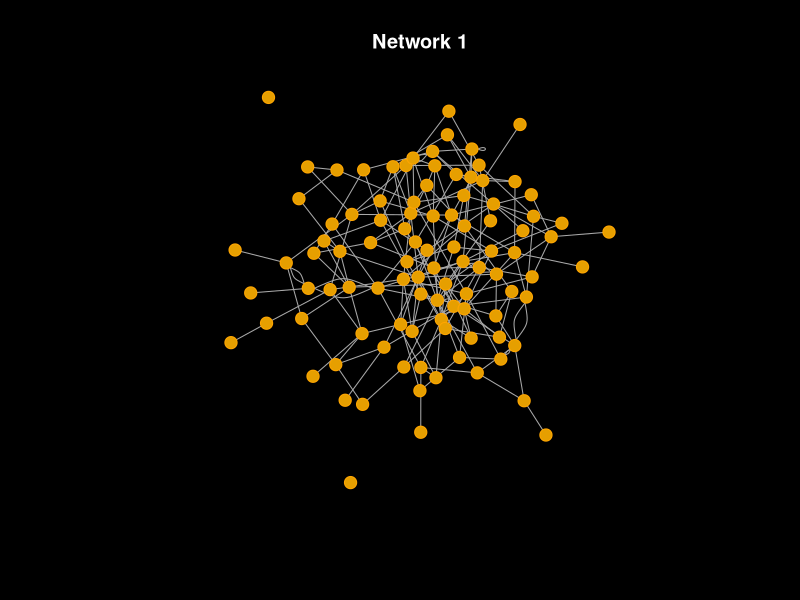
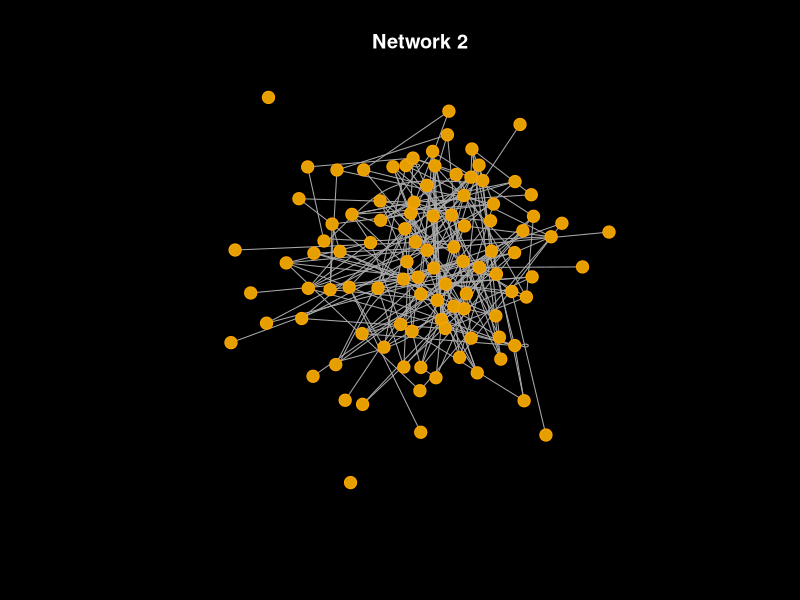
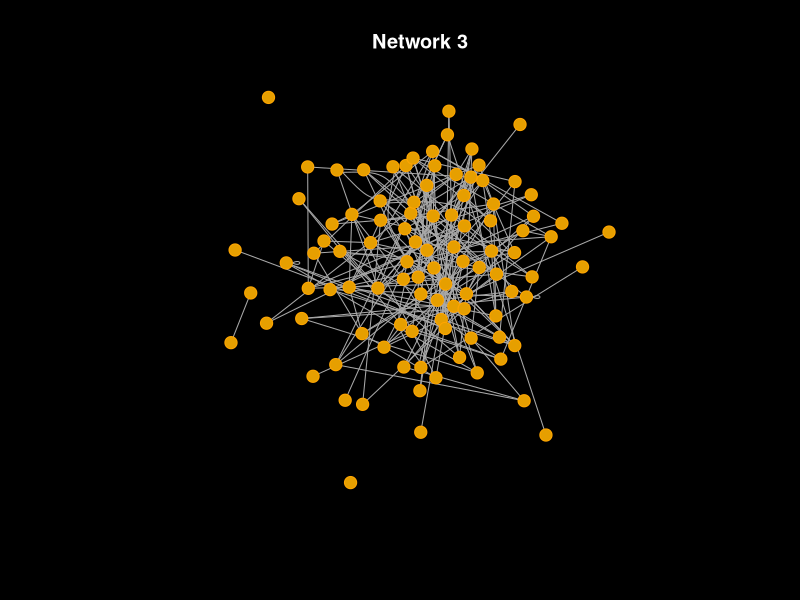
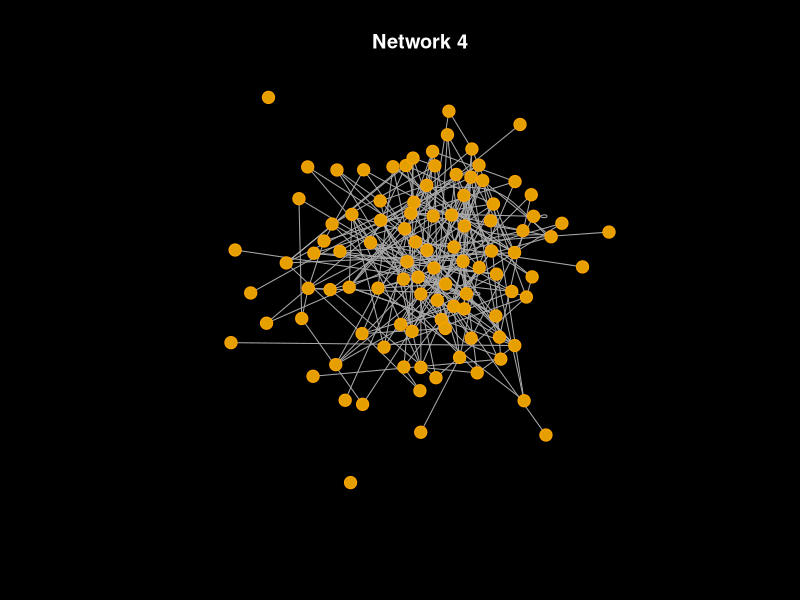
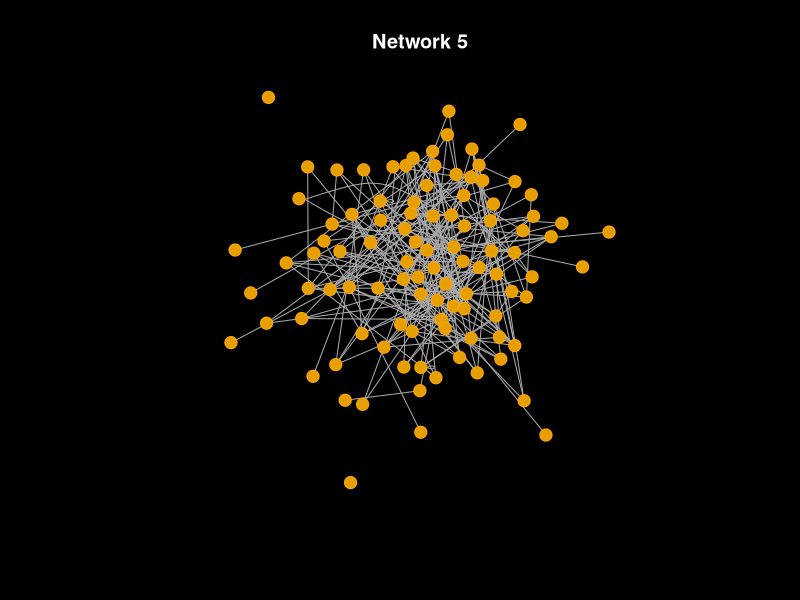
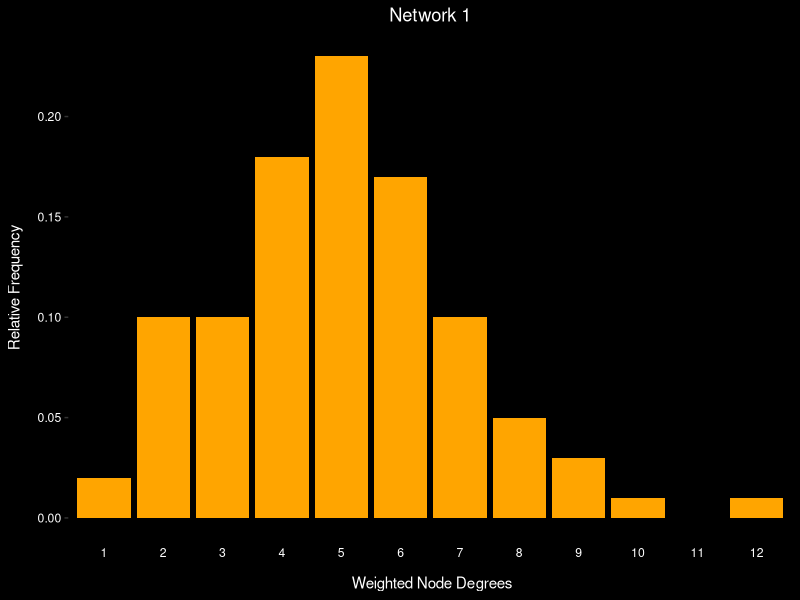
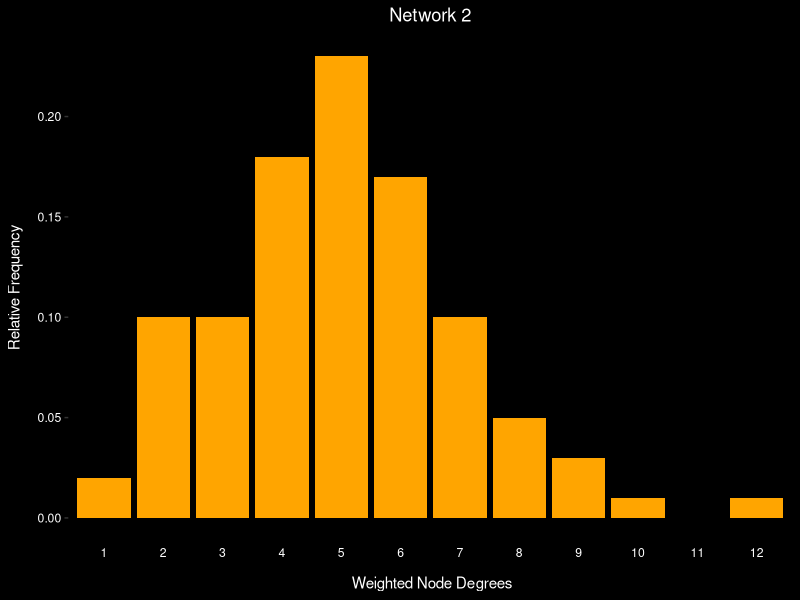
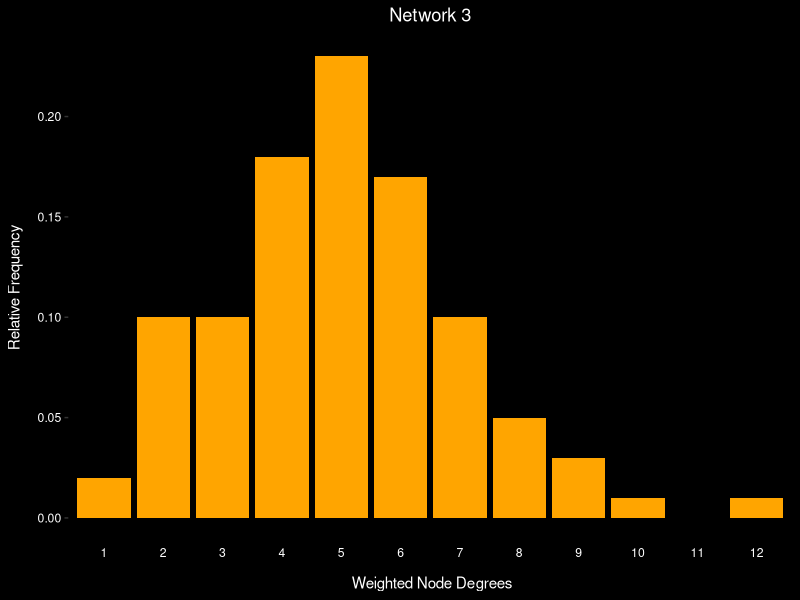

Here is the R script that generated these plots, in order:
# This program cleans publicly available FDA TIMS violations data
# hautahi

# Packages
library(dplyr)
library(igraph)
library(ggplot2)

# -----------------------
# Nodes stay in same place. Fixed number of edges and degree distribution
# -----------------------

n = 100; m = 200

# Create Base Network
l = sample_gnm(n, m, directed = FALSE, loops = FALSE)

# Create Networks
deg <- degree(l)
G = list()
for (i in 1:5) {
  G[[i]] = sample_degseq(deg)
}

# Create Layout Settings
set.seed(2)
layg1 <- layout.fruchterman.reingold(G[[1]])
xlim <- range(c(layg1[,1], layg1[,1]))
ylim <- range(c(layg1[,2], layg1[,2]))

# Plot network graphs
for (i in 1:5) {
  png(paste("./output/StaticFixed",i,".png",sep=""))
  par(bg = "black",col.lab="white")
  plot(G[[i]],vertex.size=50,layout=layg1,xlim=xlim,ylim=ylim,rescale=FALSE,vertex.label=NA,vertex.size = 0.5,edge.arrow.size=0.02,
       vertex.frame.color="orange",main=paste("Network",i))
  title(paste("Network",i),col.main="white")
  dev.off()
}

# Plot degree distributions
for (i in 1:5) {
  
  x=degree_distribution(G[[i]])
  df = data.frame(dist=x,deg=1:length(x)) %>%
    ggplot(aes(x=factor(deg),y=dist)) + geom_bar(stat="identity",fill = "orange")+
    xlab("\n Weighted Node Degrees") + ylab("Relative Frequency") + 
    ggtitle(paste("Network",i))+
    theme(panel.background = element_rect(fill = "black", color  =  NA),
          legend.title=element_blank(),
          axis.ticks.x=element_blank(),
          legend.position="bottom",
          panel.grid.major = element_blank(),
          panel.grid.minor = element_blank(),
          panel.border = element_blank(),
          plot.background = element_rect(color = "black", fill = "black"),
          axis.text.x = element_text(color = "white"),  
          axis.text.y = element_text(color = "white"),
          axis.title.x = element_text(color = "white", margin = margin(0, 10, 0, 0)),  
          axis.title.y = element_text(color = "white", angle = 90, margin = margin(0, 10, 0, 0)),
          plot.title = element_text(color = "white",hjust=0.5))
  df
  ggsave(paste("./output/StaticDist",i,".png",sep=""))
}

# -----------------------
# Nodes move. Fixed number of edges and degree distribution
# -----------------------

# Create Networks
deg <- degree(l)
G = list()
for (i in 1:5) {
  G[[i]] = sample_degseq(deg)
}

# Plot network graphs
for (i in 1:5) {
  png(paste("./output/StaticMove",i,".png",sep=""))
  par(bg = "black",col.lab="white")
  plot(G[[i]],vertex.size=5,vertex.label=NA,vertex.size = 0.5,edge.arrow.size=0.02,
       vertex.frame.color="orange")
  title(paste("Network",i),col.main="white")
  dev.off()
}

# Plot degree distributions
for (i in 1:5) {
  
  x=degree_distribution(G[[i]])
  df = data.frame(dist=x,deg=1:length(x)) %>%
    ggplot(aes(x=factor(deg),y=dist)) + geom_bar(stat="identity",fill = "orange")+
    xlab("\n Node Degrees") + ylab("Relative Frequency") + ggtitle(paste("Network",i)) +
    theme(panel.background = element_rect(fill = "black", color  =  NA),
          legend.title=element_blank(),
          axis.ticks.x=element_blank(),
          legend.position="bottom",
          panel.grid.major = element_blank(),
          panel.grid.minor = element_blank(),
          panel.border = element_blank(),
          plot.background = element_rect(color = "black", fill = "black"),
          axis.text.x = element_text(color = "white"),  
          axis.text.y = element_text(color = "white"),
          axis.title.x = element_text(color = "white", margin = margin(0, 10, 0, 0)),  
          axis.title.y = element_text(color = "white", angle = 90, margin = margin(0, 10, 0, 0)),
          plot.title = element_text(color = "white",hjust=0.5))
  df
  ggsave(paste("./output/StaticMoveDist",i,".png",sep=""))
}

# -----------------------
# Nodes don't move. But weigts of edges change.
# -----------------------

# Create weighted Networks
deg <- degree(l)
gr = sample_degseq(deg)
W = 1:5
G = list()
for (i in 1:5) {
  E(gr)$weight <- runif(length(E(gr)), 1, W[i])
  G[[i]] = gr
}

# Create Layout Settings
set.seed(1)
layg1 <- layout.fruchterman.reingold(G[[1]])
xlim <- range(c(layg1[,1], layg1[,1]))
ylim <- range(c(layg1[,2], layg1[,2]))

# Plot network graphs
for (i in 1:5) {
  png(paste("./output/Dynamic",i,".png",sep=""))
  par(bg = "black",col.lab="white")
  plot(G[[i]],vertex.size=50,layout=layg1,xlim=xlim,ylim=ylim,rescale=FALSE,vertex.label=NA,vertex.size = 0.5,edge.arrow.size=0.02,
       vertex.frame.color="orange",edge.width=E(G[[i]])$weight)
  title(paste("Network",i),col.main="white")
  dev.off()
}

# Plot degree distributions
for (i in 1:5) {
  
  x = graph.strength(G[[i]])
  df = data.frame(dist=x) %>%
    ggplot(aes(dist)) + geom_histogram(aes(y=0.5*..density..),bins=8,fill="orange",color="black") +
    xlab("\n Weighted Node Degrees") + ylab("Relative Frequency") + xlim(c(0,25))+ylim(c(0,0.06))+
    ggtitle(paste("Network",i)) +
    theme(panel.background = element_rect(fill = "black", color  =  NA),
          legend.title=element_blank(),
          axis.ticks.x=element_blank(),
          legend.position="bottom",
          panel.grid.major = element_blank(),
          panel.grid.minor = element_blank(),
          panel.border = element_blank(),
          plot.background = element_rect(color = "black", fill = "black"),
          axis.text.x = element_text(color = "white"),  
          axis.text.y = element_text(color = "white"),
          axis.title.x = element_text(color = "white", margin = margin(0, 10, 0, 0)),  
          axis.title.y = element_text(color = "white", angle = 90, margin = margin(0, 10, 0, 0)),
          plot.title = element_text(color = "white",hjust=0.5))
  df
  ggsave(paste("./output/DynamicDist",i,".png",sep=""))
}

# -----------------------
# Nodes stay in same place. Fixed number of edges
# -----------------------

P=c(0.05,0.05,0.005,0.008,0.01)

# 1. Possible different number of connections
g1 <- erdos.renyi.game(n, m, type = "gnm")
g2 <- erdos.renyi.game(n, m, type = "gnm")
g3 <- erdos.renyi.game(n, m, type = "gnm")


V(g1)$name=letters[1:n]
V(g2)$name=letters[1:n]
V(g3)$name=letters[1:n]

# Layouts
set.seed(1)
layg1 <- layout.fruchterman.reingold(g1)
set.seed(1)
layg2 <- layout.fruchterman.reingold(g2)
set.seed(1)
layg3 <- layout.fruchterman.reingold(g3)

layg2[which(V(g2)$name %in% V(g1)$name), ]=layg1[which(V(g1)$name %in% V(g2)$name),]
layg3[which(V(g3)$name %in% V(g1)$name), ]=layg1[which(V(g1)$name %in% V(g3)$name),]

xlim <- range(c(layg1[,1], layg3[,1]))
ylim <- range(c(layg1[,2], layg3[,2]))

par(mfrow=c(1,3))
i=1
png(paste("./output/Static",i,".png",sep=""))
par(bg = "black",col.lab="white")
plot(g1,vertex.size=50,layout=layg1,xlim=xlim,ylim=ylim,rescale=FALSE,vertex.label=NA,vertex.size = 0.5,edge.arrow.size=0.02)
dev.off()

i=i+1
png(paste("./output/Static",i,".png",sep=""))
par(bg = "black",col.lab="white")
plot(g2,vertex.size=50,layout=layg2,xlim=xlim,ylim=ylim,rescale=FALSE,vertex.label=NA,vertex.size = 0.5,edge.arrow.size=0.02)
dev.off()

i=i+1
png(paste("./output/Static",i,".png",sep=""))
par(bg = "black",col.lab="white")
plot(g3,vertex.size=50,layout=layg3,xlim=xlim,ylim=ylim,rescale=FALSE,vertex.label=NA,vertex.size = 0.5,edge.arrow.size=0.02)
dev.off()
